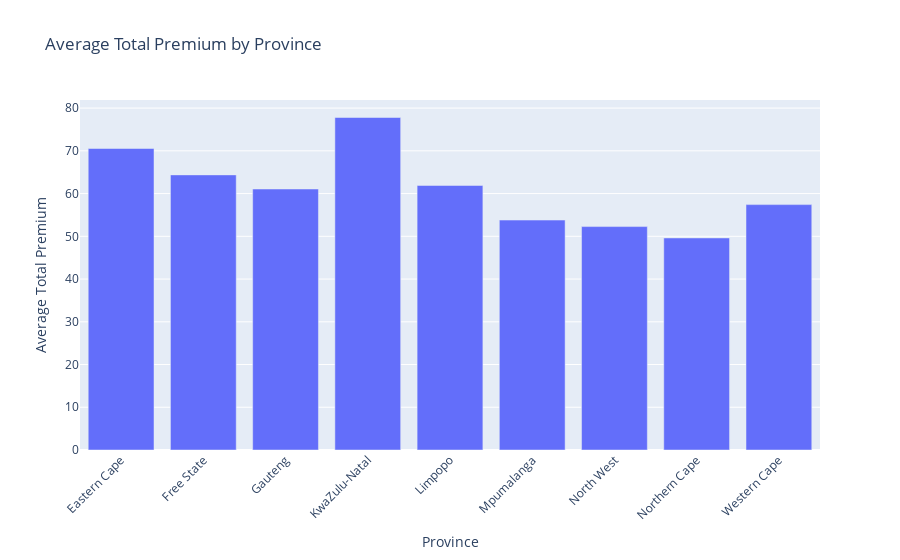

The notebook cell this image was saved under:
### Code cell
import plotly.express as px
import pandas as pd

# Assuming your cleaned data is in 'data' DataFrame

# Aggregate average premium by Province
premium_by_province = df_cleaned.groupby('Province')['TotalPremium'].mean().reset_index()

# Plot interactive bar chart
fig = px.bar(
    premium_by_province, 
    x='Province', 
    y='TotalPremium',
    title='Average Total Premium by Province',
    labels={'TotalPremium': 'Average Total Premium', 'Province': 'Province'},
    hover_data={'TotalPremium': ':.2f'},  # Show premium with 2 decimals on hover
)

fig.update_layout(xaxis_tickangle=-45)  # Rotate x labels for better readability
fig.show()

### Figure 1 — Plotly figure (JSON) as saved in the notebook; plotly's stock layout.template omitted (floating-point values rounded to 4 significant figures)
{"data": [{"hovertemplate": "Province=%{x}<br>Average Total Premium=%{y:.2f}<extra></extra>", "legendgroup": "", "marker": {"color": "#636efa", "pattern": {"shape": ""}}, "name": "", "orientation": "v", "showlegend": false, "textposition": "auto", "type": "bar", "x": ["Eastern Cape", "Free State", "Gauteng", "KwaZulu-Natal", "Limpopo", "Mpumalanga", "North West", "Northern Cape", "Western Cape"], "xaxis": "x", "y": [70.55, 64.37, 61.07, 77.8, 61.9, 53.8, 52.28, 49.62, 57.42], "yaxis": "y"}], "layout": {"barmode": "relative", "legend": {"tracegroupgap": 0}, "title": {"text": "Average Total Premium by Province"}, "xaxis": {"anchor": "y", "domain": [0, 1], "tickangle": -45, "title": {"text": "Province"}}, "yaxis": {"anchor": "x", "domain": [0, 1], "title": {"text": "Average Total Premium"}}}}
